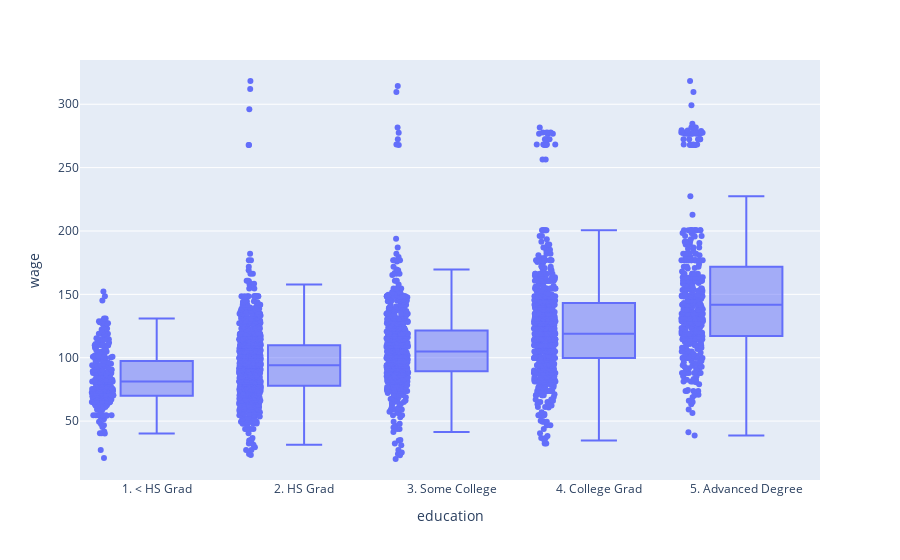

Here is the notebook cell this chart was saved with:
### Code cell
fig = px.box(wage.sort_values('education'), x="education", y="wage", points="all")
fig.show()

### Figure 1 — Plotly figure (JSON) as saved in the notebook; plotly's stock layout.template omitted (floating-point values rounded to 4 significant figures; data arrays with more than 128 entries replaced by an {"elided": "..."} marker saying what was removed)
{"data": [{"alignmentgroup": "True", "boxpoints": "all", "hovertemplate": "education=%{x}<br>wage=%{y}<extra></extra>", "legendgroup": "", "marker": {"color": "#636efa"}, "name": "", "notched": false, "offsetgroup": "", "orientation": "v", "showlegend": false, "type": "box", "x": {"elided": "3000 str values"}, "x0": " ", "xaxis": "x", "y": {"elided": "3000 float values"}, "y0": " ", "yaxis": "y"}], "layout": {"boxmode": "group", "legend": {"tracegroupgap": 0}, "margin": {"t": 60}, "xaxis": {"anchor": "y", "domain": [0, 1], "title": {"text": "education"}}, "yaxis": {"anchor": "x", "domain": [0, 1], "title": {"text": "wage"}}}}
